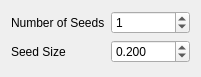
<?xml version="1.0" encoding="UTF-8"?>
<ui version="4.0">
 <class>GeneratePointSamplesFromField</class>
 <widget class="QDialog" name="GeneratePointSamplesFromField">
  <property name="geometry">
   <rect>
    <x>0</x>
    <y>0</y>
    <width>201</width>
    <height>77</height>
   </rect>
  </property>
  <property name="minimumSize">
   <size>
    <width>200</width>
    <height>77</height>
   </size>
  </property>
  <property name="windowTitle">
   <string>Dialog</string>
  </property>
  <layout class="QFormLayout" name="formLayout">
   <item row="1" column="1">
    <widget class="QSpinBox" name="numberOfSeedsSpinBox_">
     <property name="maximum">
      <number>1000</number>
     </property>
     <property name="value">
      <number>1</number>
     </property>
    </widget>
   </item>
   <item row="2" column="0">
    <widget class="QLabel" name="label_2">
     <property name="text">
      <string>Seed Size</string>
     </property>
    </widget>
   </item>
   <item row="2" column="1">
    <widget class="QDoubleSpinBox" name="seedSizeDoubleSpinBox_">
     <property name="decimals">
      <number>3</number>
     </property>
     <property name="maximum">
      <double>100.000000000000000</double>
     </property>
     <property name="singleStep">
      <double>0.100000000000000</double>
     </property>
     <property name="value">
      <double>0.200000000000000</double>
     </property>
    </widget>
   </item>
   <item row="1" column="0">
    <widget class="QLabel" name="label">
     <property name="text">
      <string>Number of Seeds</string>
     </property>
    </widget>
   </item>
  </layout>
 </widget>
 <resources/>
 <connections/>
</ui>
